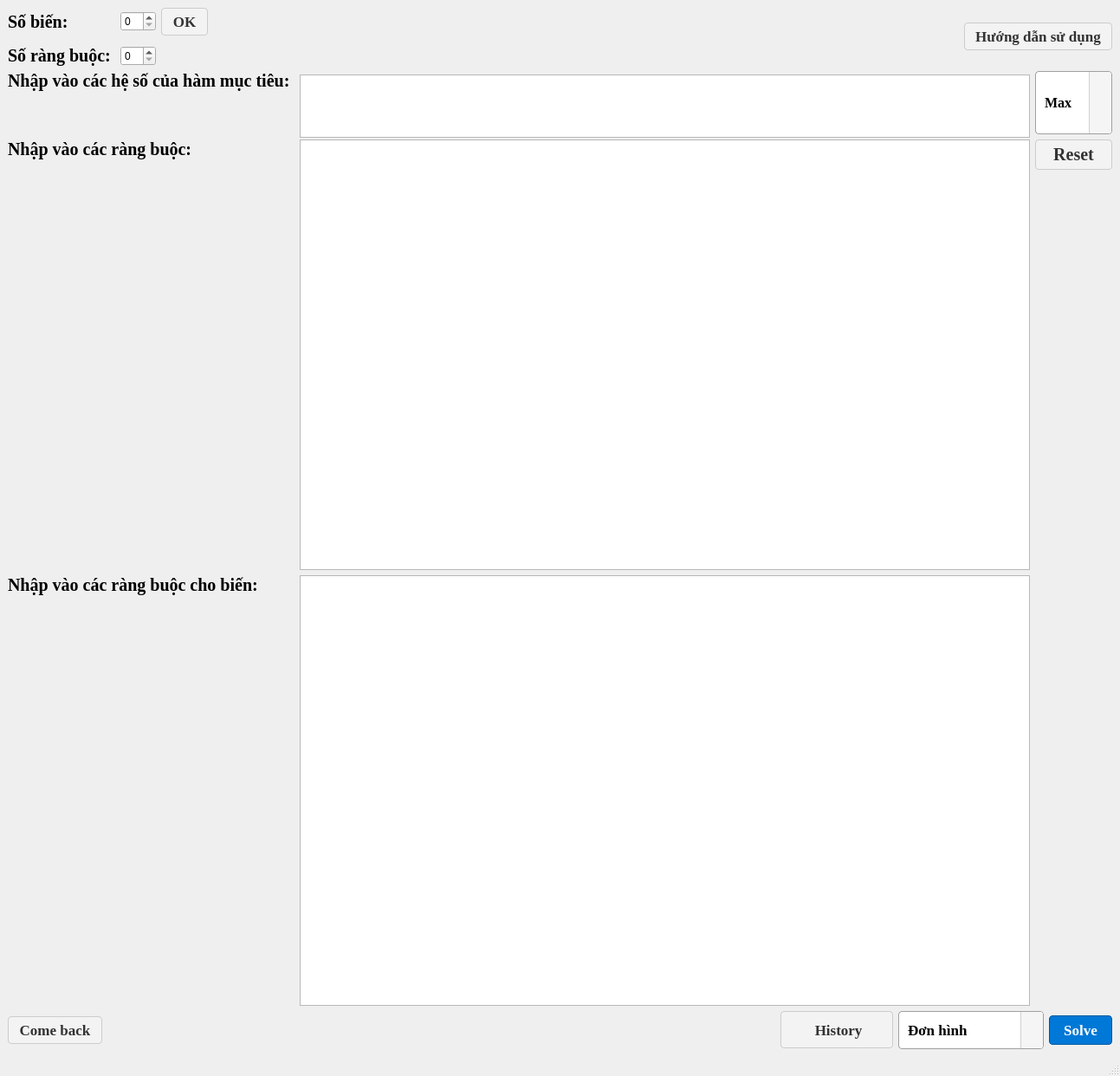
<?xml version="1.0" encoding="UTF-8"?>
<ui version="4.0">
 <class>Dashboard</class>
 <widget class="QMainWindow" name="Dashboard">
  <property name="geometry">
   <rect>
    <x>0</x>
    <y>0</y>
    <width>1293</width>
    <height>1242</height>
   </rect>
  </property>
  <property name="maximumSize">
   <size>
    <width>16777215</width>
    <height>16777215</height>
   </size>
  </property>
  <property name="windowTitle">
   <string>MainWindow</string>
  </property>
  <widget class="QWidget" name="centralwidget">
   <property name="styleSheet">
    <string notr="true"/>
   </property>
   <layout class="QVBoxLayout" name="verticalLayout" stretch="0,0,0">
    <item>
     <layout class="QGridLayout" name="gridLayout">
      <item row="3" column="0">
       <widget class="QLabel" name="label_2">
        <property name="font">
         <font>
          <family>Tinos</family>
          <pointsize>15</pointsize>
          <bold>true</bold>
         </font>
        </property>
        <property name="styleSheet">
         <string notr="true"/>
        </property>
        <property name="text">
         <string>Số ràng buộc: </string>
        </property>
       </widget>
      </item>
      <item row="1" column="0">
       <widget class="QLabel" name="label">
        <property name="font">
         <font>
          <family>Tinos</family>
          <pointsize>15</pointsize>
          <bold>true</bold>
         </font>
        </property>
        <property name="styleSheet">
         <string notr="true"/>
        </property>
        <property name="text">
         <string>Số biến: </string>
        </property>
       </widget>
      </item>
      <item row="1" column="4" rowspan="3">
       <widget class="QPushButton" name="btn_HuongDan">
        <property name="font">
         <font>
          <family>Tinos</family>
          <pointsize>13</pointsize>
          <bold>true</bold>
         </font>
        </property>
        <property name="styleSheet">
         <string notr="true">QPushButton {
    background-color: #F3F3F3; 
    color: #333333;            /* Chữ xám đậm */
    border: 1px solid #CCCCCC; /* Viền xám nhạt */
    border-radius: 4px;
    padding: 5px 12px;
}

QPushButton:hover {
    background-color: #E6E6E6;
    border: 1px solid #B3B3B3;
}

QPushButton:pressed {
    background-color: #CCCCCC;
}</string>
        </property>
        <property name="text">
         <string>Hướng dẫn sử dụng</string>
        </property>
        <property name="icon">
         <iconset resource="resource.qrc">
          <normaloff>:/new/prefix1/contact_support_24dp_E3E3E3_FILL0_wght400_GRAD0_opsz24.svg</normaloff>:/new/prefix1/contact_support_24dp_E3E3E3_FILL0_wght400_GRAD0_opsz24.svg</iconset>
        </property>
        <property name="iconSize">
         <size>
          <width>20</width>
          <height>20</height>
         </size>
        </property>
       </widget>
      </item>
      <item row="3" column="1">
       <widget class="QSpinBox" name="spinBox_2">
        <property name="styleSheet">
         <string notr="true"/>
        </property>
       </widget>
      </item>
      <item row="1" column="3" rowspan="3">
       <spacer name="horizontalSpacer">
        <property name="orientation">
         <enum>Qt::Horizontal</enum>
        </property>
        <property name="sizeHint" stdset="0">
         <size>
          <width>40</width>
          <height>20</height>
         </size>
        </property>
       </spacer>
      </item>
      <item row="1" column="1">
       <widget class="QSpinBox" name="spinBox">
        <property name="styleSheet">
         <string notr="true"/>
        </property>
       </widget>
      </item>
      <item row="1" column="2">
       <widget class="QPushButton" name="pushButton_2">
        <property name="sizePolicy">
         <sizepolicy hsizetype="Minimum" vsizetype="Preferred">
          <horstretch>0</horstretch>
          <verstretch>0</verstretch>
         </sizepolicy>
        </property>
        <property name="minimumSize">
         <size>
          <width>0</width>
          <height>0</height>
         </size>
        </property>
        <property name="sizeIncrement">
         <size>
          <width>0</width>
          <height>0</height>
         </size>
        </property>
        <property name="font">
         <font>
          <family>Tinos</family>
          <pointsize>13</pointsize>
          <bold>true</bold>
         </font>
        </property>
        <property name="styleSheet">
         <string notr="true">QPushButton {
    background-color: #F3F3F3; 
    color: #333333;            /* Chữ xám đậm */
    border: 1px solid #CCCCCC; /* Viền xám nhạt */
    border-radius: 4px;
    padding: 5px 12px;
}

QPushButton:hover {
    background-color: #E6E6E6;
    border: 1px solid #B3B3B3;
}

QPushButton:pressed {
    background-color: #CCCCCC;
}</string>
        </property>
        <property name="text">
         <string>OK</string>
        </property>
       </widget>
      </item>
     </layout>
    </item>
    <item>
     <layout class="QGridLayout" name="gridLayout_2" rowstretch="1,0,0,0" columnstretch="0,0,0">
      <item row="0" column="2">
       <widget class="QComboBox" name="max_min">
        <property name="maximumSize">
         <size>
          <width>16777215</width>
          <height>1000</height>
         </size>
        </property>
        <property name="font">
         <font>
          <family>Tinos</family>
          <pointsize>12</pointsize>
          <bold>true</bold>
         </font>
        </property>
        <property name="styleSheet">
         <string notr="true">QComboBox {
    border: 1px solid #A0A0A0; /* Viền xám nét căng */
    border-radius: 4px;        /* Bo góc nhẹ */
    padding: 1px 18px 1px 10px; /* Căn lề chữ (đẩy lề phải ra để không đè vào mũi tên) */
    min-height: 40px;          /* Chiều cao bằng với nút Solve/Come back */
    background-color: #FFFFFF; /* Nền trắng */
    color: #000000;
}

/* Hiệu ứng khi lướt chuột qua (Hover) hoặc nhấn vào (Focus) */
QComboBox:hover, QComboBox:focus {
    border: 1px solid #0078D7; /* Chuyển viền xanh Windows */
}

/* 2. Cái nút có mũi tên ở bên phải */
QComboBox::drop-down {
    subcontrol-origin: padding;
    subcontrol-position: top right;
    width: 25px; /* Độ rộng của nút mũi tên */
    border-left: 1px solid #D0D0D0; /* Có vạch ngăn cách tinh tế */
    background-color: #F5F5F5; /* Màu nền nút hơi xám nhẹ */
    border-top-right-radius: 3px;
    border-bottom-right-radius: 3px;
}

QComboBox::drop-down:hover {
    background-color: #E5E5E5;
}

/* Mũi tên (Qt sẽ tự vẽ lại một mũi tên đen nhỏ nhắn và sắc nét) */
QComboBox::down-arrow {
    width: 10px;
    height: 10px;
}

/* 3. Khung danh sách khi bấm xổ xuống (Rất quan trọng để không bị xấu) */
QComboBox QAbstractItemView {
    border: 1px solid #A0A0A0;
    background-color: #FFFFFF;
    selection-background-color: #0078D7; /* Màu xanh khi trỏ chuột vào 1 dòng */
    selection-color: #FFFFFF;            /* Chữ đổi thành trắng khi được chọn */
    outline: none;                       /* Xóa cái viền chấm chấm lởm chởm */
}</string>
        </property>
        <item>
         <property name="text">
          <string>Max</string>
         </property>
        </item>
        <item>
         <property name="text">
          <string>Min</string>
         </property>
        </item>
       </widget>
      </item>
      <item row="3" column="0">
       <widget class="QLabel" name="label_5">
        <property name="font">
         <font>
          <family>Tinos</family>
          <pointsize>15</pointsize>
          <bold>true</bold>
         </font>
        </property>
        <property name="styleSheet">
         <string notr="true"/>
        </property>
        <property name="text">
         <string>Nhập vào các ràng buộc cho biến:</string>
        </property>
        <property name="alignment">
         <set>Qt::AlignLeading|Qt::AlignLeft|Qt::AlignTop</set>
        </property>
       </widget>
      </item>
      <item row="2" column="1">
       <widget class="QTableWidget" name="matrix">
        <property name="minimumSize">
         <size>
          <width>150</width>
          <height>100</height>
         </size>
        </property>
        <property name="maximumSize">
         <size>
          <width>16777215</width>
          <height>1000</height>
         </size>
        </property>
        <property name="styleSheet">
         <string notr="true"/>
        </property>
       </widget>
      </item>
      <item row="2" column="2" alignment="Qt::AlignTop">
       <widget class="QPushButton" name="pushButton_5">
        <property name="font">
         <font>
          <family>Tinos</family>
          <pointsize>15</pointsize>
          <bold>true</bold>
         </font>
        </property>
        <property name="styleSheet">
         <string notr="true">QPushButton {
    background-color: #F3F3F3; 
    color: #333333;            /* Chữ xám đậm */
    border: 1px solid #CCCCCC; /* Viền xám nhạt */
    border-radius: 4px;
    padding: 5px 12px;
}

QPushButton:hover {
    background-color: #E6E6E6;
    border: 1px solid #B3B3B3;
}

QPushButton:pressed {
    background-color: #CCCCCC;
}</string>
        </property>
        <property name="text">
         <string>Reset</string>
        </property>
        <property name="icon">
         <iconset resource="resource.qrc">
          <normaloff>:/new/prefix1/Pasted image (5).png</normaloff>:/new/prefix1/Pasted image (5).png</iconset>
        </property>
       </widget>
      </item>
      <item row="3" column="1">
       <widget class="QTableWidget" name="table_varConstraint">
        <property name="minimumSize">
         <size>
          <width>150</width>
          <height>100</height>
         </size>
        </property>
        <property name="styleSheet">
         <string notr="true"/>
        </property>
        <property name="columnCount">
         <number>3</number>
        </property>
        <attribute name="horizontalHeaderVisible">
         <bool>false</bool>
        </attribute>
        <column/>
        <column/>
        <column/>
       </widget>
      </item>
      <item row="2" column="0">
       <widget class="QLabel" name="label_4">
        <property name="maximumSize">
         <size>
          <width>16777215</width>
          <height>1000</height>
         </size>
        </property>
        <property name="font">
         <font>
          <family>Tinos</family>
          <pointsize>15</pointsize>
          <bold>true</bold>
         </font>
        </property>
        <property name="styleSheet">
         <string notr="true"/>
        </property>
        <property name="text">
         <string>Nhập vào các ràng buộc: </string>
        </property>
        <property name="alignment">
         <set>Qt::AlignLeading|Qt::AlignLeft|Qt::AlignTop</set>
        </property>
       </widget>
      </item>
      <item row="0" column="0">
       <widget class="QLabel" name="label_3">
        <property name="maximumSize">
         <size>
          <width>16777215</width>
          <height>1000</height>
         </size>
        </property>
        <property name="font">
         <font>
          <family>Tinos</family>
          <pointsize>15</pointsize>
          <bold>true</bold>
         </font>
        </property>
        <property name="styleSheet">
         <string notr="true"/>
        </property>
        <property name="text">
         <string>Nhập vào các hệ số của hàm mục tiêu: </string>
        </property>
        <property name="alignment">
         <set>Qt::AlignLeading|Qt::AlignLeft|Qt::AlignTop</set>
        </property>
       </widget>
      </item>
      <item row="0" column="1">
       <widget class="QTableWidget" name="table_functionTarget">
        <property name="minimumSize">
         <size>
          <width>50</width>
          <height>73</height>
         </size>
        </property>
        <property name="maximumSize">
         <size>
          <width>16777215</width>
          <height>65</height>
         </size>
        </property>
        <property name="styleSheet">
         <string notr="true"/>
        </property>
       </widget>
      </item>
     </layout>
    </item>
    <item>
     <layout class="QHBoxLayout" name="horizontalLayout" stretch="0,1,0,0,0">
      <item>
       <widget class="QPushButton" name="pushButton_4">
        <property name="font">
         <font>
          <family>Tinos</family>
          <pointsize>13</pointsize>
          <bold>true</bold>
         </font>
        </property>
        <property name="styleSheet">
         <string notr="true">QPushButton {
    background-color: #F3F3F3; 
    color: #333333;            /* Chữ xám đậm */
    border: 1px solid #CCCCCC; /* Viền xám nhạt */
    border-radius: 4px;
    padding: 5px 12px;
}

QPushButton:hover {
    background-color: #E6E6E6;
    border: 1px solid #B3B3B3;
}

QPushButton:pressed {
    background-color: #CCCCCC;
}</string>
        </property>
        <property name="text">
         <string>Come back</string>
        </property>
        <property name="icon">
         <iconset resource="resource.qrc">
          <normaloff>:/new/prefix1/arrow_back_24dp_E3E3E3_FILL0_wght400_GRAD0_opsz24.svg</normaloff>:/new/prefix1/arrow_back_24dp_E3E3E3_FILL0_wght400_GRAD0_opsz24.svg</iconset>
        </property>
        <property name="iconSize">
         <size>
          <width>32</width>
          <height>24</height>
         </size>
        </property>
       </widget>
      </item>
      <item>
       <spacer name="horizontalSpacer_2">
        <property name="orientation">
         <enum>Qt::Horizontal</enum>
        </property>
        <property name="sizeHint" stdset="0">
         <size>
          <width>40</width>
          <height>20</height>
         </size>
        </property>
       </spacer>
      </item>
      <item>
       <widget class="QPushButton" name="btn_Undo">
        <property name="minimumSize">
         <size>
          <width>130</width>
          <height>43</height>
         </size>
        </property>
        <property name="font">
         <font>
          <family>Times New Roman</family>
          <pointsize>13</pointsize>
          <italic>false</italic>
          <bold>true</bold>
         </font>
        </property>
        <property name="styleSheet">
         <string notr="true">QPushButton {
    background-color: #F3F3F3; 
    color: #333333;            /* Chữ xám đậm */
    border: 1px solid #CCCCCC; /* Viền xám nhạt */
    border-radius: 4px;
    padding: 5px 12px;
}

QPushButton:hover {
    background-color: #E6E6E6;
    border: 1px solid #B3B3B3;
}

QPushButton:pressed {
    background-color: #CCCCCC;
}</string>
        </property>
        <property name="text">
         <string> History</string>
        </property>
        <property name="icon">
         <iconset resource="resource.qrc">
          <normaloff>:/new/prefix1/Pasted image.png</normaloff>:/new/prefix1/Pasted image.png</iconset>
        </property>
       </widget>
      </item>
      <item>
       <widget class="QComboBox" name="comboAlgorithm">
        <property name="font">
         <font>
          <family>Tinos</family>
          <pointsize>13</pointsize>
          <bold>true</bold>
         </font>
        </property>
        <property name="styleSheet">
         <string notr="true">QComboBox {
    border: 1px solid #A0A0A0; /* Viền xám nét căng */
    border-radius: 4px;        /* Bo góc nhẹ */
    padding: 1px 18px 1px 10px; /* Căn lề chữ (đẩy lề phải ra để không đè vào mũi tên) */
    min-height: 40px;          /* Chiều cao bằng với nút Solve/Come back */
    background-color: #FFFFFF; /* Nền trắng */
    color: #000000;
}

/* Hiệu ứng khi lướt chuột qua (Hover) hoặc nhấn vào (Focus) */
QComboBox:hover, QComboBox:focus {
    border: 1px solid #0078D7; /* Chuyển viền xanh Windows */
}

/* 2. Cái nút có mũi tên ở bên phải */
QComboBox::drop-down {
    subcontrol-origin: padding;
    subcontrol-position: top right;
    width: 25px; /* Độ rộng của nút mũi tên */
    border-left: 1px solid #D0D0D0; /* Có vạch ngăn cách tinh tế */
    background-color: #F5F5F5; /* Màu nền nút hơi xám nhẹ */
    border-top-right-radius: 3px;
    border-bottom-right-radius: 3px;
}

QComboBox::drop-down:hover {
    background-color: #E5E5E5;
}

/* Mũi tên (Qt sẽ tự vẽ lại một mũi tên đen nhỏ nhắn và sắc nét) */
QComboBox::down-arrow {
    width: 10px;
    height: 10px;
}

/* 3. Khung danh sách khi bấm xổ xuống (Rất quan trọng để không bị xấu) */
QComboBox QAbstractItemView {
    border: 1px solid #A0A0A0;
    background-color: #FFFFFF;
    selection-background-color: #0078D7; /* Màu xanh khi trỏ chuột vào 1 dòng */
    selection-color: #FFFFFF;            /* Chữ đổi thành trắng khi được chọn */
    outline: none;                       /* Xóa cái viền chấm chấm lởm chởm */
}</string>
        </property>
        <item>
         <property name="text">
          <string>Đơn hình</string>
         </property>
        </item>
        <item>
         <property name="text">
          <string>Bland</string>
         </property>
        </item>
        <item>
         <property name="text">
          <string>Đơn hình 2 pha</string>
         </property>
        </item>
        <item>
         <property name="text">
          <string>Tự động</string>
         </property>
        </item>
       </widget>
      </item>
      <item>
       <widget class="QPushButton" name="pushButton_3">
        <property name="font">
         <font>
          <family>Tinos</family>
          <pointsize>13</pointsize>
          <bold>true</bold>
         </font>
        </property>
        <property name="styleSheet">
         <string notr="true">QPushButton {
    background-color: #0078D7; /* Màu xanh Windows */
    color: white;              
    border: 1px solid #005A9E; 
    border-radius: 4px;        /* Bo góc mềm mại */
    padding: 6px 16px;         /* Tạo không gian thở (padding) */
    font-weight: bold;         /* In đậm chữ */
}

/* Hiệu ứng khi rê chuột qua */
QPushButton:hover {
    background-color: #005A9E; 
}

/* Hiệu ứng khi click chuột xuống */
QPushButton:pressed {
    background-color: #004275;
}</string>
        </property>
        <property name="text">
         <string>Solve</string>
        </property>
        <property name="icon">
         <iconset resource="resource.qrc">
          <normaloff>:/new/prefix1/nest_display_24dp_E3E3E3_FILL0_wght400_GRAD0_opsz24.svg</normaloff>:/new/prefix1/nest_display_24dp_E3E3E3_FILL0_wght400_GRAD0_opsz24.svg</iconset>
        </property>
        <property name="iconSize">
         <size>
          <width>32</width>
          <height>32</height>
         </size>
        </property>
       </widget>
      </item>
     </layout>
    </item>
   </layout>
  </widget>
  <widget class="QMenuBar" name="menubar">
   <property name="geometry">
    <rect>
     <x>0</x>
     <y>0</y>
     <width>1293</width>
     <height>23</height>
    </rect>
   </property>
  </widget>
  <widget class="QStatusBar" name="statusbar"/>
 </widget>
 <resources>
  <include location="resource.qrc"/>
 </resources>
 <connections/>
</ui>
